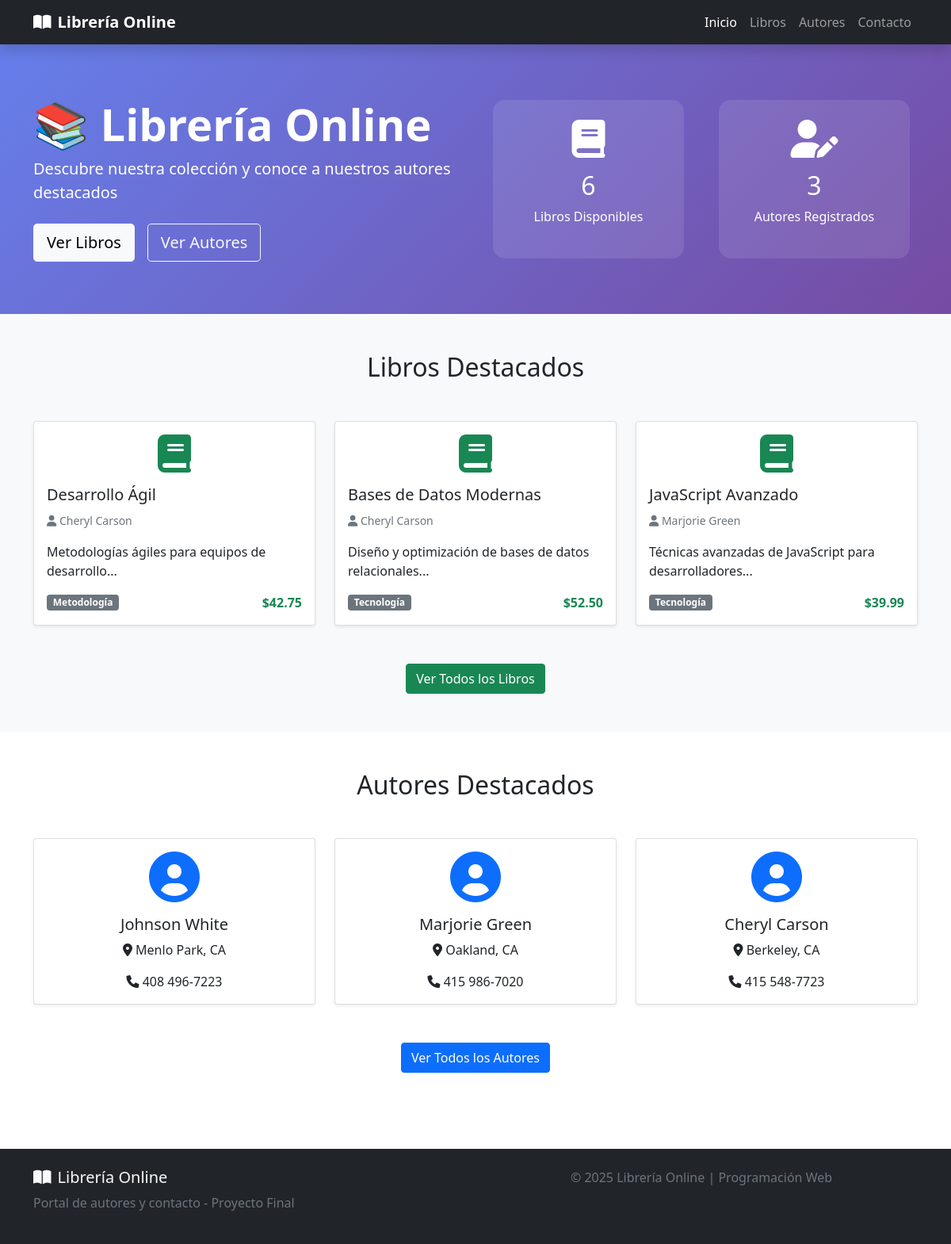
The page / on the database its author committed.
### tables this page shows
CREATE TABLE libros (
            id_libro INTEGER PRIMARY KEY AUTOINCREMENT,
            titulo VARCHAR(100) NOT NULL,
            tipo VARCHAR(20) NOT NULL,
            id_autor VARCHAR(11) NOT NULL,
            precio DECIMAL(10,2) NOT NULL,
            fecha_publicacion DATE,
            descripcion TEXT,
            stock INTEGER DEFAULT 0,
            FOREIGN KEY (id_autor) REFERENCES autores(id_autor)
        );

CREATE TABLE autores (
            id_autor VARCHAR(11) PRIMARY KEY,
            apellido VARCHAR(15) NOT NULL,
            nombre VARCHAR(15) NOT NULL,
            telefono VARCHAR(12) NOT NULL,
            direccion VARCHAR(20) NOT NULL,
            ciudad VARCHAR(15) NOT NULL,
            estado VARCHAR(2) NOT NULL,
            pais VARCHAR(3) NOT NULL,
            cod_postal INTEGER
        );

### index.php (the view, shortened to what this page needs)
<?php
$database = new Database();
$db = $database->getConnection();
$query = "SELECT * FROM autores LIMIT 6";
$stmt = $db->prepare($query);
$stmt->execute();
$autores = $stmt->fetchAll(PDO::FETCH_ASSOC);
$query = "SELECT l.*, a.nombre, a.apellido FROM libros l
          INNER JOIN autores a ON l.id_autor = a.id_autor
          ORDER BY l.fecha_publicacion DESC LIMIT 3";
$stmt = $db->prepare($query);
$stmt->execute();
$libros_destacados = $stmt->fetchAll(PDO::FETCH_ASSOC);
$query = "SELECT COUNT(*) as total FROM autores";
$stmt = $db->prepare($query);
$stmt->execute();
$total_autores = $stmt->fetch(PDO::FETCH_ASSOC)['total'];
$query = "SELECT COUNT(*) as total FROM libros";
$stmt = $db->prepare($query);
$stmt->execute();
$total_libros = $stmt->fetch(PDO::FETCH_ASSOC)['total'];
?>
<!DOCTYPE html>
<html lang="es">
<head>
    <link href="https://cdn.jsdelivr.net/npm/bootstrap@5.1.3/dist/css/bootstrap.min.css" rel="stylesheet">
    <link href="https://cdnjs.cloudflare.com/ajax/libs/font-awesome/6.0.0/css/all.min.css" rel="stylesheet">
</head>
<body>
    <nav class="navbar navbar-expand-lg navbar-dark bg-dark shadow">
        <div class="container">
            <a class="navbar-brand fw-bold" href="index.php">
                <i class="fas fa-book-open me-2"></i>Librería Online
            </a>
            <div class="navbar-nav ms-auto">
                <a class="nav-link active" href="index.php">Inicio</a>
                <a class="nav-link" href="libros.php">Libros</a>
                <a class="nav-link" href="autores.php">Autores</a>
                <a class="nav-link" href="contacto.php">Contacto</a>
            </div>
        </div>
    </nav>
    <section class="hero-section">
        <div class="container">
            <div class="row align-items-center">
                <div class="col-lg-6">
                    <h1 class="display-4 fw-bold">📚 Librería Online</h1>
                    <p class="lead">Descubre nuestra colección y conoce a nuestros autores destacados</p>
                    <div class="d-flex gap-3 mt-4">
                        <a href="libros.php" class="btn btn-light btn-lg">Ver Libros</a>
                        <a href="autores.php" class="btn btn-outline-light btn-lg">Ver Autores</a>
                    </div>
                </div>
                <div class="col-lg-6">
                    <div class="row">
                        <div class="col-md-6">
                            <div class="stat-card">
                                <i class="fas fa-book fa-3x mb-3"></i>
                                <h2><?= $total_libros ?></h2>
                                <p>Libros Disponibles</p>
                            </div>
                        </div>
                        <div class="col-md-6">
                            <div class="stat-card">
                                <i class="fas fa-user-edit fa-3x mb-3"></i>
                                <h2><?= $total_autores ?></h2>
                                <p>Autores Registrados</p>
                            </div>
                        </div>
                    </div>
                </div>
            </div>
        </div>
    </section>
    <section class="py-5 bg-light">
        <div class="container">
            <h2 class="text-center mb-5">Libros Destacados</h2>
            <div class="row">
                <?php foreach($libros_destacados as $libro): ?>
                <div class="col-md-4 mb-4">
                    <div class="card h-100 shadow-sm">
                        <div class="card-body">
                            <div class="text-center mb-3">
                                <i class="fas fa-book fa-3x text-success"></i>
                            </div>
                            <h5 class="card-title"><?= htmlspecialchars($libro['titulo']) ?></h5>
                            <p class="card-text">
                                <small class="text-muted">
                                    <i class="fas fa-user"></i>
                                    <?= htmlspecialchars($libro['nombre'] . ' ' . $libro['apellido']) ?>
                                </small>
                            </p>
                            <p class="card-text"><?= htmlspecialchars(substr($libro['descripcion'], 0, 80)) ?>...</p>
                            <div class="d-flex justify-content-between align-items-center">
                                <span class="badge bg-secondary"><?= htmlspecialchars($libro['tipo']) ?></span>
                                <strong class="text-success">$<?= number_format($libro['precio'], 2) ?></strong>
                            </div>
                        </div>
                    </div>
                </div>
                <?php endforeach; ?>
            </div>
            <div class="text-center mt-4">
                <a href="libros.php" class="btn btn-success">Ver Todos los Libros</a>
            </div>
        </div>
    </section>
    <section class="py-5">
        <div class="container">
            <h2 class="text-center mb-5">Autores Destacados</h2>
            <div class="row">
                <?php foreach($autores as $autor): ?>
                <div class="col-md-4 mb-4">
                    <div class="card h-100 shadow-sm author-card">
                        <div class="card-body text-center">
                            <div class="mb-3">
                                <i class="fas fa-user-circle fa-4x text-primary"></i>
                            </div>
                            <h5 class="card-title"><?= htmlspecialchars($autor['nombre'] . ' ' . $autor['apellido']) ?></h5>
                            <p class="card-text">
                                <i class="fas fa-map-marker-alt"></i>
                                <?= htmlspecialchars($autor['ciudad']) ?>, <?= htmlspecialchars($autor['estado']) ?>
                            </p>
                            <p class="card-text">
                                <i class="fas fa-phone"></i>
                                <?= htmlspecialchars($autor['telefono']) ?>
                            </p>
                        </div>
                    </div>
                </div>
                <?php endforeach; ?>
            </div>
            <div class="text-center mt-4">
                <a href="autores.php" class="btn btn-primary">Ver Todos los Autores</a>
            </div>
        </div>
    </section>
    <footer class="bg-dark text-light py-4 mt-5">
        <div class="container">
            <div class="row">
                <div class="col-md-6">
                    <h5><i class="fas fa-book-open me-2"></i>Librería Online</h5>
                    <p class="text-muted">Portal de autores y contacto - Proyecto Final</p>
                </div>
                <div class="col-md-6 text-center">
                    <p class="text-muted mb-0">
                        &copy; <?= date('Y') ?> Librería Online | Programación Web
                    </p>
                </div>
            </div>
        </div>
    </footer>
</body>
</html>

### index.php (style rules this page uses)
.hero-section { background: linear-gradient(135deg, #667eea 0%, #764ba2 100%); color: white; padding: 60px 0; }
.stat-card { background: rgba(255,255,255,0.1); border-radius: 15px; padding: 25px; text-align: center; margin: 10px; }

### rows shown on the page
libros: titulo "Desarrollo Ágil", id_autor.apellido "Cheryl Carson", descripcion "Metodologías ágiles para equipos de desarrollo", tipo "Metodología", precio "42.75"
libros: titulo "Bases de Datos Modernas", id_autor.apellido "Cheryl Carson", descripcion "Diseño y optimización de bases de datos relacionales", tipo "Tecnología", precio "52.50"
libros: titulo "JavaScript Avanzado", id_autor.apellido "Marjorie Green", descripcion "Técnicas avanzadas de JavaScript para desarrolladores", tipo "Tecnología", precio "39.99"
autores: nombre+apellido "Johnson White", ciudad "Menlo Park", estado "CA", telefono "408 496-7223"
autores: nombre+apellido "Marjorie Green", ciudad "Oakland", estado "CA", telefono "415 986-7020"
autores: nombre+apellido "Cheryl Carson", ciudad "Berkeley", estado "CA", telefono "415 548-7723"

### other values the page prints
$total_libros "6"
$total_autores "3"
